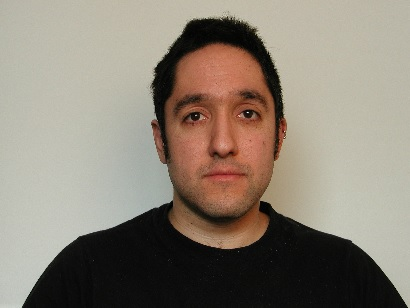
#> input picture img/MIT-10-min.jpg, 410 x 308 px
$ python faceDetector.py
#> lines starting #> are read from the running program, lines starting #| are printed output that depends on the picture; after the words box and inside, x2 and y2 are one past the last pixel; in counts of white or black regions, pixels touching at a corner belong together
import numpy as np
import cv2

face_cascade = cv2.CascadeClassifier('classifiers/haarcascade_frontalface_alt2.xml')
eye_cascade = cv2.CascadeClassifier('classifiers/haarcascade_eye.xml')
mouth_cascade = cv2.CascadeClassifier('classifiers/mouth.xml')

img = cv2.imread('img/MIT-10-min.jpg')
#> img is the input picture: shape (308, 410, 3); mean B, G, R 117.3, 130, 139.6
gray = cv2.cvtColor(img, cv2.COLOR_BGR2GRAY)
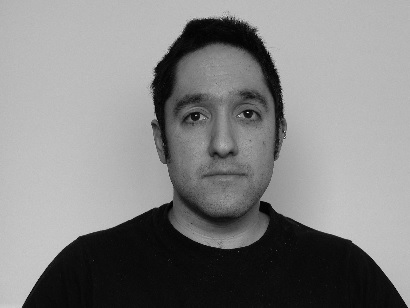
#> gray: shape (308, 410); min 0, max 249, mean 131.4

faces = face_cascade.detectMultiScale(gray, 1.3, 5)
#> faces = [[146, 54, 152, 152]]
for (x,y,w,h) in faces:
	cv2.rectangle(img,(x,y),(x+w,y+h),(255,0,0),2)
	roi_gray = gray[y:y+h, x:x+w]
	roi_color = img[y:y+h, x:x+w]
	eyes = eye_cascade.detectMultiScale(roi_gray)
	for (ex,ey,ew,eh) in eyes:
		cv2.rectangle(roi_color,(ex,ey),(ex+ew,ey+eh),(0,255,0),2)
	mouth = mouth_cascade.detectMultiScale(roi_gray)
	for (mx, my, mw, mh) in mouth:
		cv2.rectangle(roi_color,(mx,my),(mx+mw,my+mh),(0,0,255),2)
#> this loop made 1 pass
#> (x, y, w, h, eyes, mouth) on pass 1: (146, 54, 152, 152, [[82, 41, 37, 37], [29, 43, 37, 37]], [[52, 111, 52, 31], [58, 92, 38, 23]])
#> pass 1, `roi_gray = gray[y:y+h, x:x+w]`:
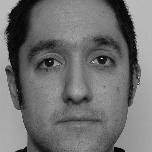
#> roi_gray: shape (152, 152); min 0, max 249, mean 112.7
#> pass 1, `roi_color = img[y:y+h, x:x+w]`:
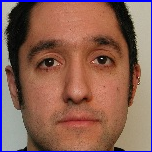
#> roi_color: shape (152, 152, 3); mean B, G, R 86.6, 97.5, 137.8
#> after the loop:
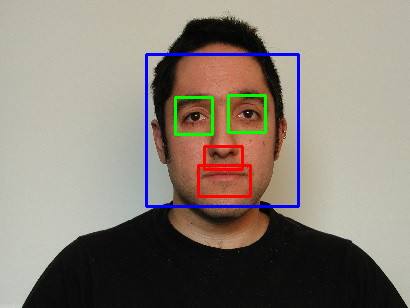
#> img: shape (308, 410, 3); 2.8% of pixels changed, all inside (x1, y1, x2, y2) = (145, 53, 300, 208)
#> after the loop:
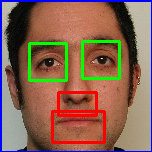
#> roi_color: shape (152, 152, 3); 7.44% of pixels changed, all inside (x1, y1, x2, y2) = (28, 40, 121, 144)
cv2.imshow('img',img)
cv2.waitKey(0)

if __name__ == '__main__':
    print("Face detector module")

$ run again, with img/MIT-9-rotated.jpg copied over img/MIT-10-min.jpg
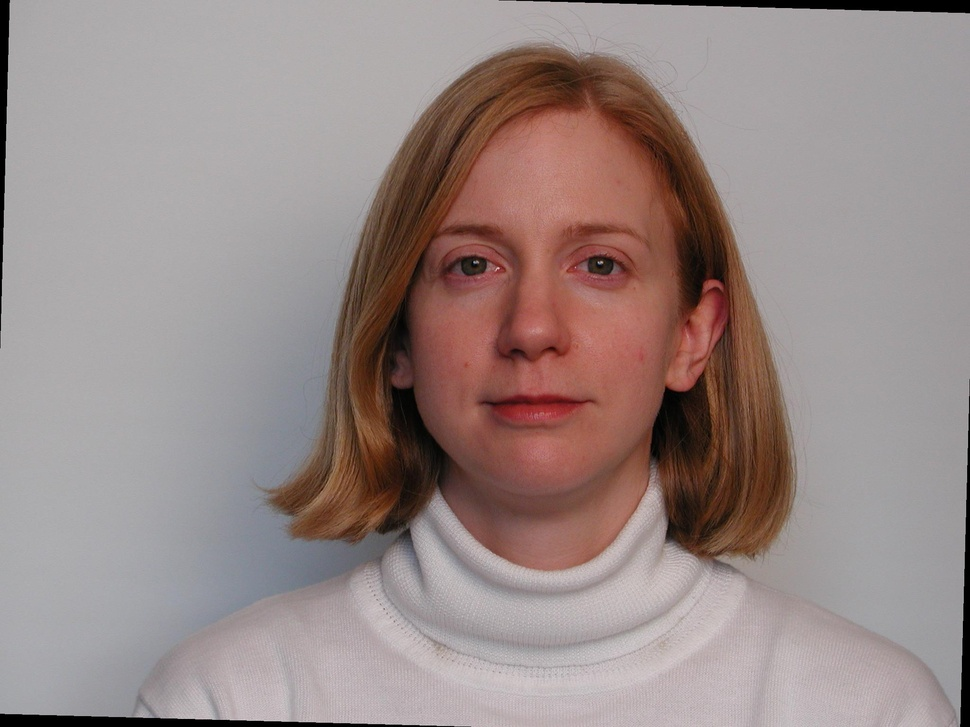
#> input picture img/MIT-9-rotated.jpg, 970 x 727 px, shrunk from 2048 x 1536 before the run
#> img is the input picture: shape (727, 970, 3); mean B, G, R 134.7, 137.1, 152.3
#> faces = [[377, 146, 321, 321]]
#> the loop `for (x,y,w,h) in faces:` made 1 pass
#> (x, y, w, h, eyes) on pass 1: (377, 146, 321, 321, [[115, 191, 41, 41], [186, 84, 73, 73], [56, 85, 71, 71]])
#> after the loop `for (x,y,w,h) in faces:`:
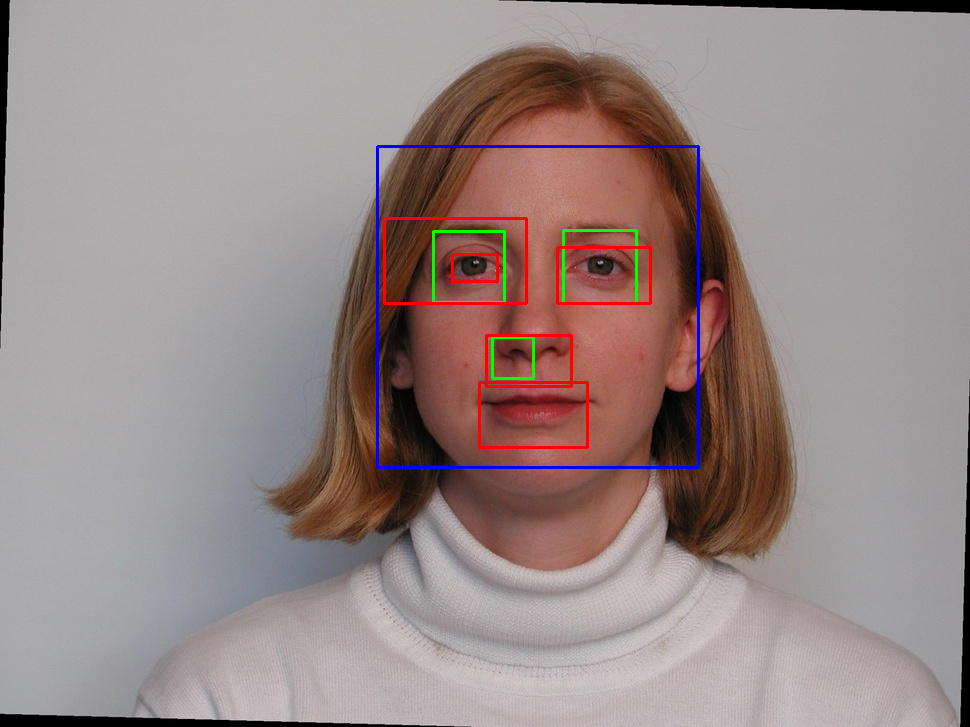
#> img: shape (727, 970, 3); 1.44% of pixels changed, all inside (x1, y1, x2, y2) = (376, 145, 700, 469)
#> after the loop `for (x,y,w,h) in faces:`:
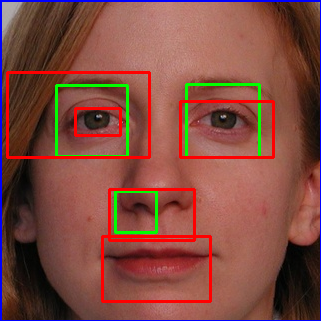
#> roi_color: shape (321, 321, 3); mean B, G, R 64.6, 74.6, 128.9
